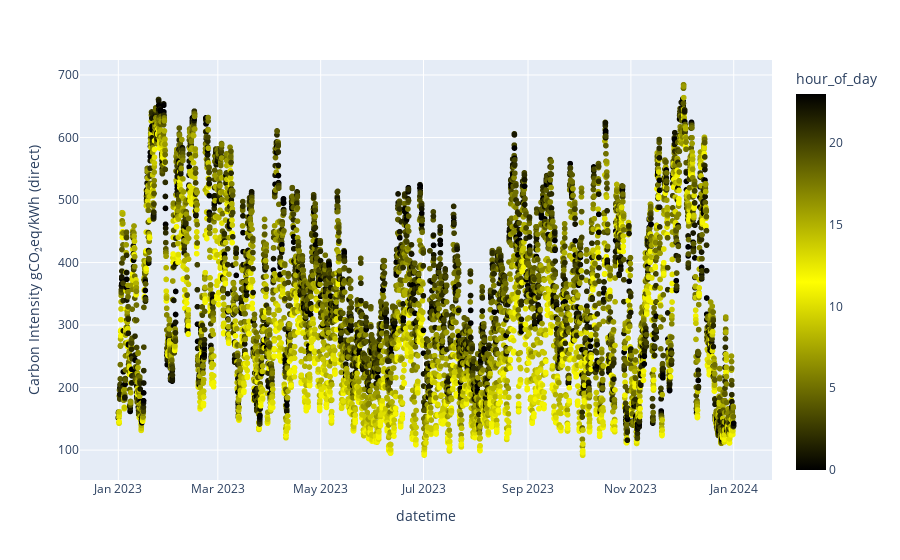
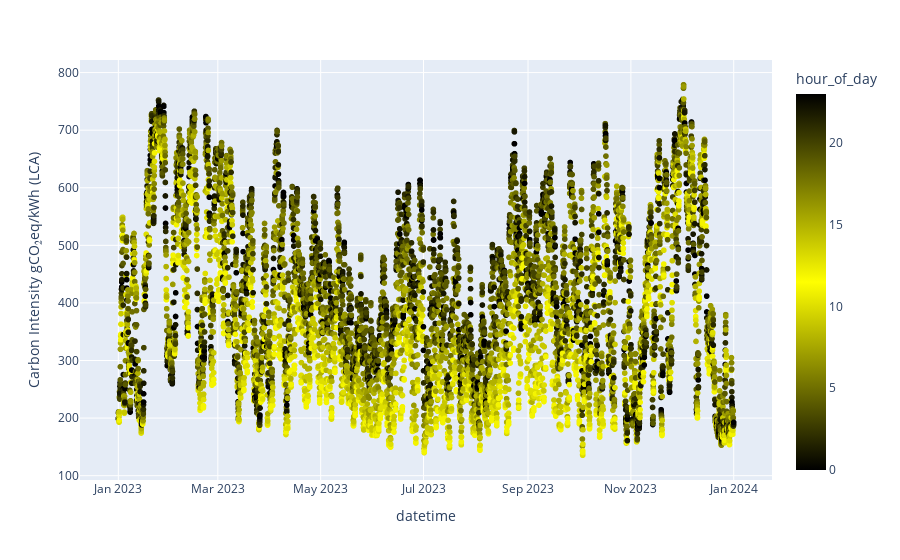

Notebook source saved alongside these figures, in order:
### Code cell
carbon_data = pd.read_csv('data/DE_2023_hourly.csv', delimiter=',')
carbon_data['datetime'] = pd.to_datetime(carbon_data['Datetime (UTC)'])
carbon_data['hour_of_day'] = carbon_data['datetime'].dt.hour.astype(int)

# Create the line plot with continuous color scale
fig1 = px.scatter(carbon_data, x=carbon_data['datetime'], y=carbon_data['Carbon Intensity gCO₂eq/kWh (direct)'], color=carbon_data['hour_of_day'], color_continuous_scale=['black', 'yellow', 'black'])
fig1.show()

fig2= px.scatter(carbon_data, x=carbon_data['datetime'], y=carbon_data['Carbon Intensity gCO₂eq/kWh (LCA)'], color=carbon_data['hour_of_day'], color_continuous_scale=['black', 'yellow', 'black'])
fig2.show()

### Figure 1 — Plotly figure (JSON) as saved in the notebook; plotly's stock layout.template omitted (floating-point values rounded to 4 significant figures; data arrays with more than 128 entries replaced by an {"elided": "..."} marker saying what was removed)
{"data": [{"hovertemplate": "datetime=%{x}<br>Carbon Intensity gCO₂eq/kWh (direct)=%{y}<br>hour_of_day=%{marker.color}<extra></extra>", "legendgroup": "", "marker": {"color": {"elided": "8760 int values"}, "coloraxis": "coloraxis", "symbol": "circle"}, "mode": "markers", "name": "", "showlegend": false, "type": "scattergl", "x": {"elided": "8760 str values"}, "xaxis": "x", "y": {"elided": "8760 float values"}, "yaxis": "y"}], "layout": {"coloraxis": {"colorbar": {"title": {"text": "hour_of_day"}}, "colorscale": [[0, "black"], [0.5, "yellow"], [1, "black"]]}, "legend": {"tracegroupgap": 0}, "margin": {"t": 60}, "xaxis": {"anchor": "y", "domain": [0, 1], "title": {"text": "datetime"}}, "yaxis": {"anchor": "x", "domain": [0, 1], "title": {"text": "Carbon Intensity gCO₂eq/kWh (direct)"}}}}

### Figure 2 — Plotly figure (JSON) as saved in the notebook; plotly's stock layout.template omitted (floating-point values rounded to 4 significant figures; data arrays with more than 128 entries replaced by an {"elided": "..."} marker saying what was removed)
{"data": [{"hovertemplate": "datetime=%{x}<br>Carbon Intensity gCO₂eq/kWh (LCA)=%{y}<br>hour_of_day=%{marker.color}<extra></extra>", "legendgroup": "", "marker": {"color": {"elided": "8760 int values"}, "coloraxis": "coloraxis", "symbol": "circle"}, "mode": "markers", "name": "", "showlegend": false, "type": "scattergl", "x": {"elided": "8760 str values"}, "xaxis": "x", "y": {"elided": "8760 float values"}, "yaxis": "y"}], "layout": {"coloraxis": {"colorbar": {"title": {"text": "hour_of_day"}}, "colorscale": [[0, "black"], [0.5, "yellow"], [1, "black"]]}, "legend": {"tracegroupgap": 0}, "margin": {"t": 60}, "xaxis": {"anchor": "y", "domain": [0, 1], "title": {"text": "datetime"}}, "yaxis": {"anchor": "x", "domain": [0, 1], "title": {"text": "Carbon Intensity gCO₂eq/kWh (LCA)"}}}}
